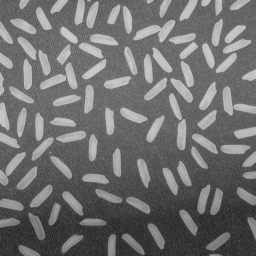
%> input picture lectures/image_processing_tools/data/rice.png, 256 x 256 px
$ octave --eval "image_tools_2;"   (GNU Octave 9; MATLAB toolbox functions it lacks are replaced by stand-ins)
%> lines starting %> are read from the running program, lines starting %| are printed output that depends on the picture
function image_tools_2
% Demo of cropping, resizing, and rotating images

% Load in test image
im = imread('../data/rice.png');
%> im is the input picture: size 256x256 uint8; min 40, max 204, mean 111.2

% Make a figure and display rice
figure(1);
clf
subplot(2, 3, 1);
imagesc(im)
colorbar;
title('Original');

% Crop it
im_cropped = imcrop(im, [50, 100, 75, 125]);
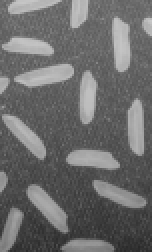
%> im_cropped: size 126x76 uint8 (shown 2 times larger); min 40, max 199, mean 107.3
% Display it
subplot(2, 3, 2);
imagesc(im_cropped);
colorbar;
title('Cropped');

% Shrink the original
im_shrunk = imresize(im, 0.1);
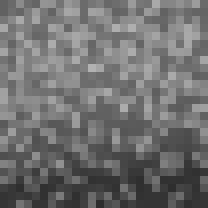
%> im_shrunk: size 26x26 uint8 (shown 8 times larger); min 45, max 177, mean 111.2
% Display
subplot(2, 3, 3);
imagesc(im_shrunk);
colorbar;
title('Shrunk');

% Enlarge the original
im_enlarge = imresize(im, 10);
% Display
subplot(2, 3, 4);
imagesc(im_enlarge);
colorbar;
title('Enlarge');

% Rotate the original
im_rotate_1 = imrotate(im, 45)
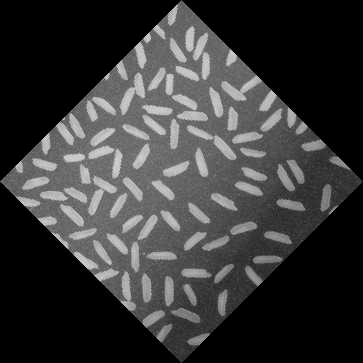
%> im_rotate_1: size 363x363 uint8; min 0, max 204, mean 55.6
% Display
subplot(2, 3, 5);
imagesc(im_rotate_1);
colorbar;
title('Rotate');

% Rotate the original and crop
im_rotate_2 = imrotate(im, 45, 'crop')
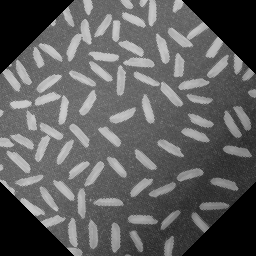
%> im_rotate_2: size 256x256 uint8; min 0, max 204, mean 94.4
% Display
subplot(2, 3, 6);
imagesc(im_rotate_2);
colorbar;
title('Rotate and crop');
